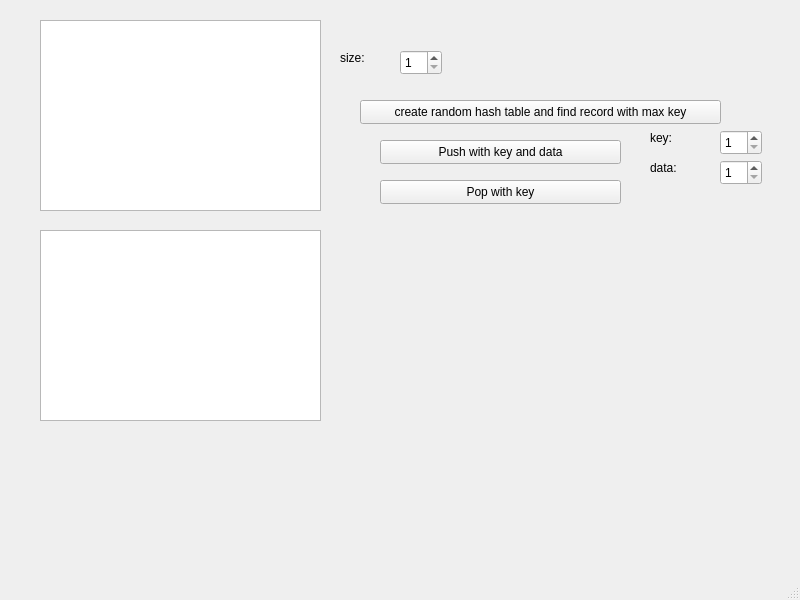
<?xml version="1.0" encoding="UTF-8"?>
<ui version="4.0">
 <class>MainWindow</class>
 <widget class="QMainWindow" name="MainWindow">
  <property name="geometry">
   <rect>
    <x>0</x>
    <y>0</y>
    <width>800</width>
    <height>600</height>
   </rect>
  </property>
  <property name="windowTitle">
   <string>MainWindow</string>
  </property>
  <widget class="QWidget" name="centralwidget">
   <widget class="QPushButton" name="pushButton_create">
    <property name="geometry">
     <rect>
      <x>360</x>
      <y>100</y>
      <width>361</width>
      <height>24</height>
     </rect>
    </property>
    <property name="text">
     <string>create random hash table and find record with max key</string>
    </property>
   </widget>
   <widget class="QSpinBox" name="spinBox">
    <property name="geometry">
     <rect>
      <x>400</x>
      <y>50</y>
      <width>42</width>
      <height>25</height>
     </rect>
    </property>
    <property name="minimum">
     <number>1</number>
    </property>
    <property name="maximum">
     <number>100000</number>
    </property>
   </widget>
   <widget class="QTextEdit" name="textEdit">
    <property name="geometry">
     <rect>
      <x>40</x>
      <y>20</y>
      <width>281</width>
      <height>191</height>
     </rect>
    </property>
    <property name="readOnly">
     <bool>true</bool>
    </property>
   </widget>
   <widget class="QTextEdit" name="lineEdit">
    <property name="geometry">
     <rect>
      <x>40</x>
      <y>230</y>
      <width>281</width>
      <height>191</height>
     </rect>
    </property>
    <property name="readOnly">
     <bool>true</bool>
    </property>
   </widget>
   <widget class="QPushButton" name="pushButton">
    <property name="geometry">
     <rect>
      <x>380</x>
      <y>140</y>
      <width>241</width>
      <height>24</height>
     </rect>
    </property>
    <property name="text">
     <string>Push with key and data</string>
    </property>
   </widget>
   <widget class="QPushButton" name="pushButton_2">
    <property name="geometry">
     <rect>
      <x>380</x>
      <y>180</y>
      <width>241</width>
      <height>24</height>
     </rect>
    </property>
    <property name="text">
     <string>Pop with key</string>
    </property>
   </widget>
   <widget class="QSpinBox" name="spinBox_key">
    <property name="geometry">
     <rect>
      <x>720</x>
      <y>130</y>
      <width>42</width>
      <height>25</height>
     </rect>
    </property>
    <property name="minimum">
     <number>1</number>
    </property>
   </widget>
   <widget class="QLabel" name="label">
    <property name="geometry">
     <rect>
      <x>340</x>
      <y>50</y>
      <width>49</width>
      <height>16</height>
     </rect>
    </property>
    <property name="text">
     <string>size:</string>
    </property>
   </widget>
   <widget class="QLabel" name="label_2">
    <property name="geometry">
     <rect>
      <x>650</x>
      <y>130</y>
      <width>49</width>
      <height>16</height>
     </rect>
    </property>
    <property name="text">
     <string>key:</string>
    </property>
   </widget>
   <widget class="QSpinBox" name="spinBox_data">
    <property name="geometry">
     <rect>
      <x>720</x>
      <y>160</y>
      <width>42</width>
      <height>25</height>
     </rect>
    </property>
    <property name="minimum">
     <number>1</number>
    </property>
   </widget>
   <widget class="QLabel" name="label_3">
    <property name="geometry">
     <rect>
      <x>650</x>
      <y>160</y>
      <width>49</width>
      <height>16</height>
     </rect>
    </property>
    <property name="text">
     <string>data:</string>
    </property>
   </widget>
  </widget>
  <widget class="QMenuBar" name="menubar">
   <property name="geometry">
    <rect>
     <x>0</x>
     <y>0</y>
     <width>800</width>
     <height>22</height>
    </rect>
   </property>
  </widget>
  <widget class="QStatusBar" name="statusbar"/>
 </widget>
 <resources/>
 <connections/>
</ui>
